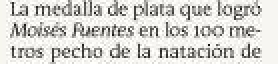
#> input picture images/texto2.bmp, 139 x 32 px (shown 2 times larger)
$ python class_7_p2.py
#> lines starting #> are read from the running program, lines starting #| are printed output that depends on the picture; after the words box and inside, x2 and y2 are one past the last pixel; in counts of white or black regions, pixels touching at a corner belong together
# -*- coding: utf-8 -*-
"""
Created on Thu Aug 22 16:53:07 2019

@author: luisf
"""


# =============================================================================
# DIP CLASS 7
#
#P2: Separating a character
#
# =============================================================================

import cv2
import os
import numpy as np
import matplotlib.pyplot as plt

root = os.path.abspath(os.getcwd()) + '/images'

#loading the image and changing it to gray scale
text = cv2.imread(root + '/texto2.bmp')
#> text is the input picture: shape (32, 139, 3); mean B, G, R 207.8, 211.8, 212.7
text = cv2.cvtColor(text, cv2.COLOR_BGR2GRAY)
#> text: shape (32, 139)
r,c = text.shape
#> r = 32; c = 139

#inverting bright areas and dark areas (tomake it white text on black background)
#then applying a threshold
text = 255 - text
text[text<100]=0
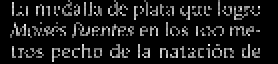
#> text: shape (32, 139) (shown 2 times larger); min 0, max 243, mean 26.7
text[text>0]=255
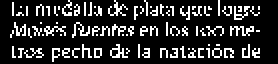
#> text: shape (32, 139) (shown 2 times larger); 17.6% white in thin lines or dots, all inside (x1, y1, x2, y2) = (5, 0, 130, 31)

#increasing the size of the image
textG = cv2.resize(text , (c*4,r*4), interpolation=cv2.INTER_AREA)
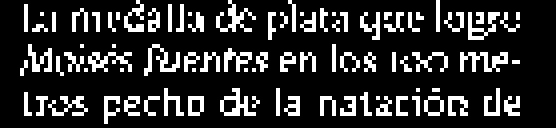
#> textG: shape (128, 556); 17.6% white; 87 white regions (13 under 20 px), largest, box (x1, y1, x2, y2) and area: (460, 52, 508, 72) 496, (216, 0, 256, 32) 432, (144, 44, 180, 76) 416

#First we want to know where on the image are the text rows for that
#lets get the sum along the columns in the image,leaving only rows with
#the results
sumt = np.sum(textG, axis=1)
#> sumt = 128 values, max 66300 at index 112, min 0 at index 40, mean 24990

#showing the result. the text rows are where the plot has a considerable value
fig, ax = plt.subplots(2,1)
ax[0].imshow(textG)
ax[1].plot(sumt)
#cv2.imshow('Text ',textG)

#now that we know where are the text rows lets cut the image to only the
#second row
rg,cg =  textG.shape
#> rg = 128; cg = 556
trow = textG[42:80,:]
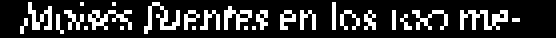
#> trow: shape (38, 556); 19.3% white; 27 white regions (7 under 20 px), largest, box (x1, y1, x2, y2) and area: (460, 10, 508, 30) 496, (144, 2, 180, 34) 416, (88, 10, 132, 30) 400
#cv2.imshow('Text row 1',trow)

#now we want to know where are the characters on the image
#so lets sum the values along the rows in the image leaving the result for
#column
sumt_row = np.sum(trow, axis=0)
#> sumt_row = 556 values, max 7140 at index 332, min 0 at index 0, mean 1871.2

#lets show the plot comparing with the image
fig2, ax2 = plt.subplots(2,1)
ax2[0].imshow(trow)
ax2[1].plot(sumt_row)

#we can see the spikes on vertical letters and between the characters are
#pits. using this we can separate for example the letter M.
letter = trow[:,16:54]
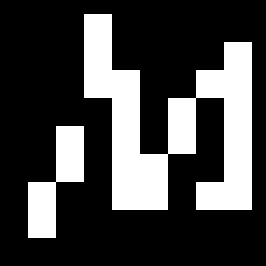
#> letter: shape (38, 38) (shown 7 times larger); 26.6% white; 2 white regions, box (x1, y1, x2, y2) and area: (12, 2, 36, 30) 320, (4, 18, 12, 34) 64
cv2.imshow('Letter ',letter)


cv2.waitKey(0)
cv2.destroyAllWindows()
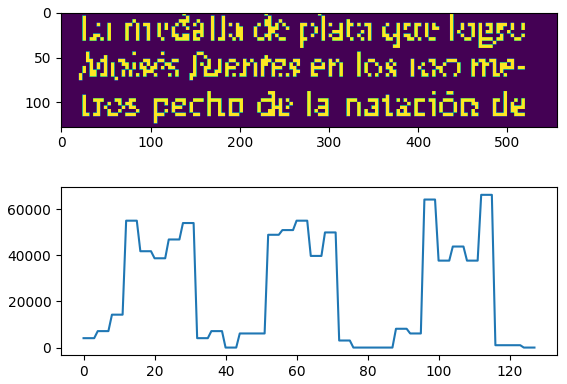
#> figure drawn by matplotlib, 2 panels; panel 2: curve peaks at x = 112, y = 66300
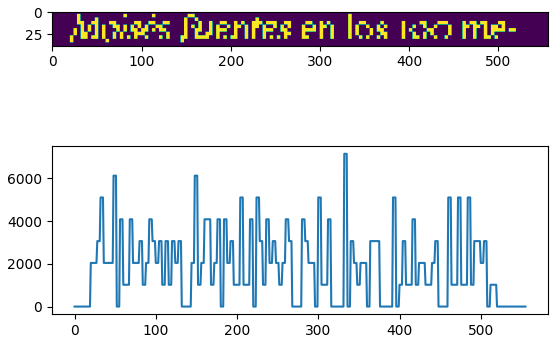
#> figure drawn by matplotlib, 2 panels; panel 2: curve peaks at x = 332, y = 7140
